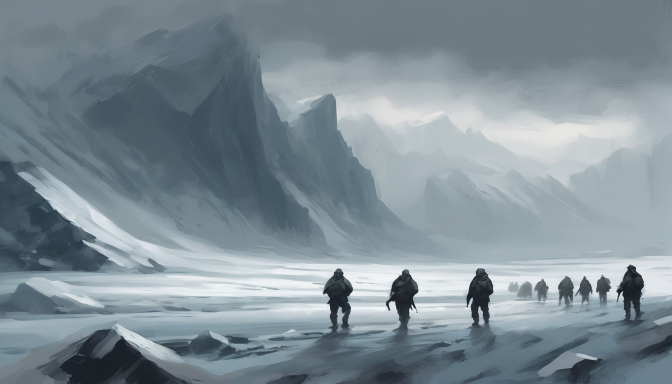
#> input picture whitesilence/tools/content/paintings/arctic.png, 1344 x 768 px (shown at 1/2 size)
$ python -i paint.py   (imports and definitions only)
#> lines starting #> are read from the running program, lines starting #| are printed output that depends on the picture
#> further down, picture is the input picture: shape (768, 1344, 3); mean B, G, R 149.8, 142.2, 127.6
"""Инструменты для «рисованных» кадров интро: шум, градиенты, силуэты и живописный проход кистью.

Всё рисуется кодом (numpy + Pillow), поэтому картинки свои и пересобираются одной командой.
"""
import math
import random

import numpy as np
from PIL import Image, ImageDraw, ImageFilter

W, H = 2560, 1440


# ---------------------------------------------------------------- шум и маски

def value_noise(w, h, cell, seed):
    """Гладкий шум: случайная сетка, растянутая бикубикой. cell — размер ячейки в пикселях."""
    rng = np.random.default_rng(seed)
    gw, gh = max(2, int(w / cell) + 3), max(2, int(h / cell) + 3)
    grid = rng.random((gh, gw)).astype(np.float32)
    img = Image.fromarray((grid * 255).astype(np.uint8)).resize((int(gw * cell), int(gh * cell)), Image.BICUBIC)
    a = np.asarray(img, dtype=np.float32)[:h, :w] / 255.0
    return a


def fbm(w, h, cell, octaves, seed, gain=0.5):
    total, amp, norm = np.zeros((h, w), np.float32), 1.0, 0.0
    for o in range(octaves):
        total += value_noise(w, h, max(2, cell / (2 ** o)), seed + o * 101) * amp
        norm += amp
        amp *= gain
    return total / norm


# [36 lines left out: functions stretched_fbm, ridge_line, vgrad, not called in this run]


def mask_below(w, h, line):
    yy = np.arange(h, dtype=np.float32)[:, None]
    return np.clip((yy - line[None, :]) * 0.7 + 0.5, 0, 1)


def blend(dst, src, a):
    a = a[..., None] if a.ndim == 2 else a
    return dst * (1 - a) + src * a


def to_img(arr):
    return Image.fromarray(np.clip(arr, 0, 255).astype(np.uint8))


def gaussian(arr, r):
    if arr.ndim == 2:
        img = Image.fromarray(np.clip(arr * 255, 0, 255).astype(np.uint8))
        return np.asarray(img.filter(ImageFilter.GaussianBlur(r)), np.float32) / 255.0
    return np.asarray(to_img(arr).filter(ImageFilter.GaussianBlur(r)), np.float32)


# ---------------------------------------------------------------- живописный проход

def painterly(rgb, alpha=None, seed=1, passes=((22, 0.9), (11, 1.6), (5, 2.6)), jitter=6.0, length=2.6):
    """Перерисовывает картинку мазками: цвет берётся из размытой основы, мазок идёт вдоль контура.

    rgb — float32 HxWx3 (0..255). alpha — маска 0..1 (мазки только там, где она есть).
    passes — (радиус кисти, плотность); мелкие кисти кладутся там, где больше деталей.
    """
#> called with seed = 1, passes = ((22, 0.9), (11, 1.6), (5, 2.6)), jitter = 6, length = 2.6
    rnd = random.Random(seed)
    h, w, _ = rgb.shape
#> h = 768; w = 1344
    canvas = to_img(gaussian(rgb, passes[0][0] * 0.6))
#> in to_img (call 2), `return Image.fromarray(np.clip(arr, 0, 255).astype(np.uint8))`:
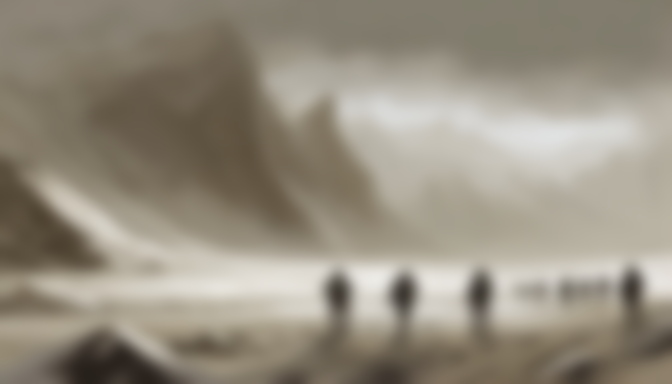
#> returned value: PIL image 1344x768 RGB (shown at 1/2 size); mean R, G, B 149.8, 142.2, 127.6
    draw = ImageDraw.Draw(canvas)
    lum = rgb.mean(axis=2)
    for r, density in passes:
        ref = gaussian(rgb, max(1, r * 0.35))
        gl = gaussian(lum / 255.0, max(1, r * 0.5))
        gy, gx = np.gradient(gl)
        mag = np.hypot(gx, gy)
        detail = gaussian(np.clip(mag * 60, 0, 1), r)
        n = int(w * h / (r * r) * density)
        xs = np.random.default_rng(seed + r).random(n) * w
        ys = np.random.default_rng(seed + r * 7).random(n) * h
        for i in range(n):
            x, y = int(xs[i]), int(ys[i])
            if alpha is not None and alpha[y, x] < 0.05:
                continue
            # мелкая кисть — только по деталям, крупная — везде
            if r < passes[0][0] and rnd.random() > 0.25 + detail[y, x] * 1.4:
                continue
            ang = math.atan2(gy[y, x], gx[y, x]) + math.pi / 2
            if mag[y, x] < 1e-4:
                ang = rnd.uniform(-0.25, 0.25)  # на ровном — почти горизонтальные мазки (снег, небо)
            ln = r * length * rnd.uniform(0.6, 1.3)
            dx, dy = math.cos(ang) * ln * 0.5, math.sin(ang) * ln * 0.5
            c = ref[y, x]
            j = rnd.uniform(-jitter, jitter)
            col = (int(c[0] + j), int(c[1] + j), int(c[2] + j * 1.2))
            draw.line((x - dx, y - dy, x + dx, y + dy), fill=col, width=max(1, int(r * rnd.uniform(0.55, 0.9))))
#> this loop made 3 passes
#> pass 1, in painterly, `gy, gx = np.gradient(gl)`:
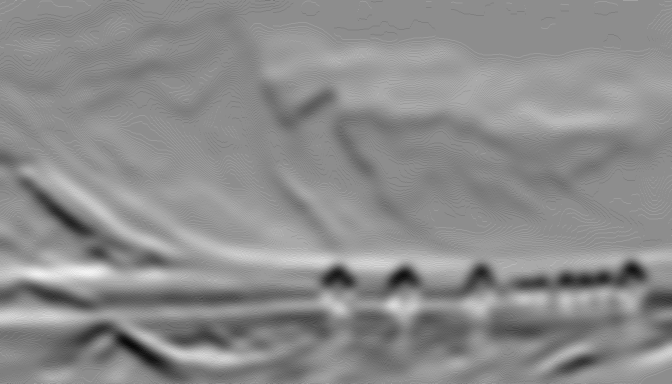
#> gy: shape (768, 1344) float32 (shown at 1/2 size); min -0.0196, max 0.0157, mean -0.000181; drawn with min black and max white
#> after the loop:
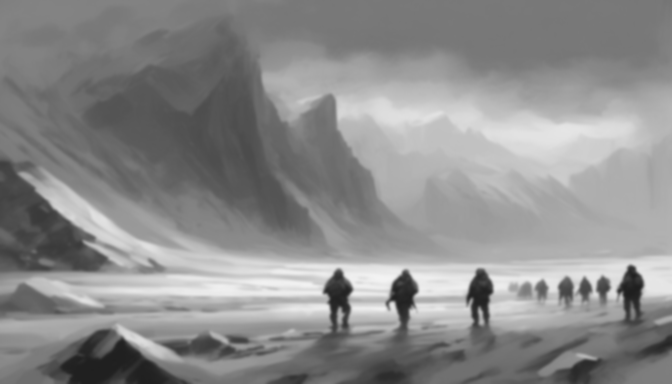
#> gl: shape (768, 1344) float32 (shown at 1/2 size); min 0.118, max 0.953, mean 0.547
#> after the loop:
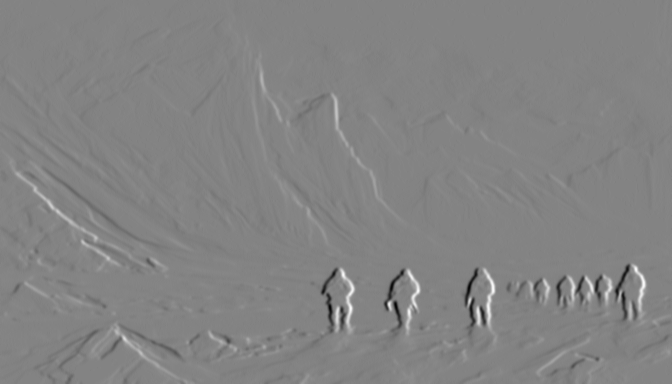
#> gx: shape (768, 1344) float32 (shown at 1/2 size); min -0.11, max 0.104, mean 0.000125; drawn with min black and max white
    out = np.asarray(canvas, np.float32)
    # лёгкая «фактура холста»
    tex = fbm(w, h, 3, 2, seed + 900) - 0.5
#> the loop in fbm, `for o in range(octaves):` made 2 passes
#> pass 1, in value_noise, `img = Image.fromarray((grid * 255).astype(np.uint8)).resize((int(gw * ..`:
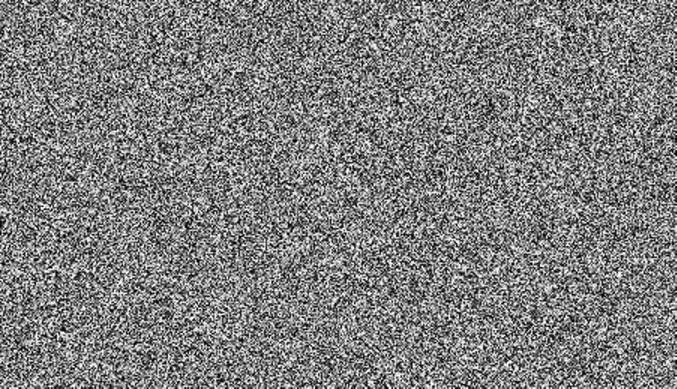
#> img: PIL image 1353x777 L (shown at 1/2 size); min 0, max 255, mean 126.9
#> pass 2, in value_noise (call 2), `a = np.asarray(img, dtype=np.float32)[:h, :w] / 255.0`:
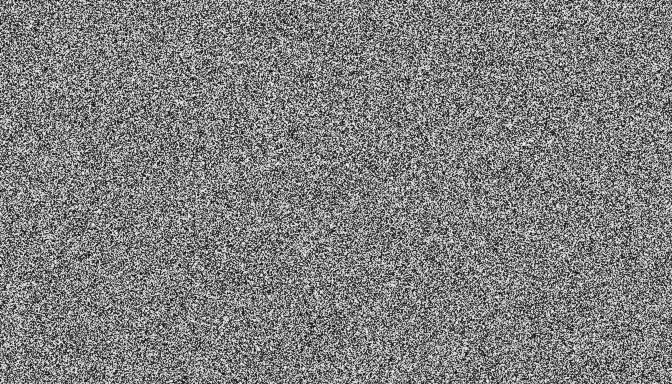
#> a: shape (768, 1344) float32 (shown at 1/2 size); min 0, max 1, mean 0.498
#> after the loop in fbm, `for o in range(octaves):`:
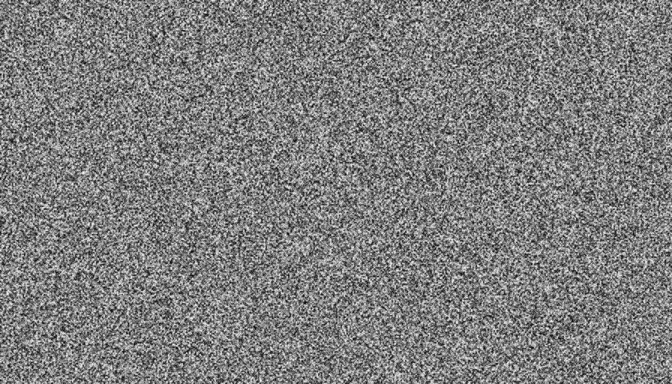
#> total: shape (768, 1344) float32 (shown at 1/2 size); min 0, max 1.5, mean 0.747; drawn with min black and max white
#> after the loop in fbm, `for o in range(octaves):`: amp = 0.25; norm = 1.5
    out += tex[..., None] * 9
    return out


def canvas_grain(rgb, seed, amount=5.0):
    rng = np.random.default_rng(seed)
    return rgb + rng.normal(0, amount, rgb.shape[:2]).astype(np.float32)[..., None]


# ---------------------------------------------------------------- силуэты (рисуются с запасом x4 и сжимаются)

class Sil:
    """Чёрно-белая маска силуэтов в увеличенном масштабе. lean — наклон фигуры вперёд (сдвиг по высоте)."""

    # [5 lines left out: function __init__, not called in this run]

    def lean(self, y0, k):
        self.y0, self.k = y0, k

    def _t(self, x, y):
        return ((x + self.k * (self.y0 - y)) * self.ss, y * self.ss)

    def P(self, pts, v=255):
        self.d.polygon([self._t(x, y) for x, y in pts], fill=v)

    # [196 lines left out: functions E, L, mask, limb, _head, _rifle and 3 more, not called in this run]

>>> import cv2
>>> picture = cv2.imread('paintings/arctic.png')
>>> result = painterly(picture)

$ run again, on whitesilence/tools/content/paintings/closeup.png
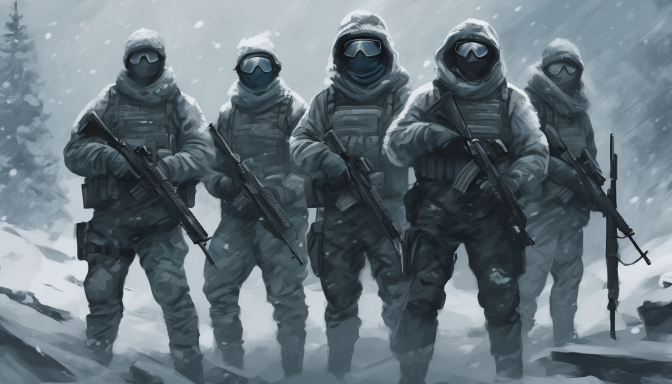
#> input picture whitesilence/tools/content/paintings/closeup.png, 1344 x 768 px (shown at 1/2 size)
#> picture is the input picture: shape (768, 1344, 3); mean B, G, R 123.5, 115.4, 102.1
#> after the loop in painterly, `for r, density in passes:`:
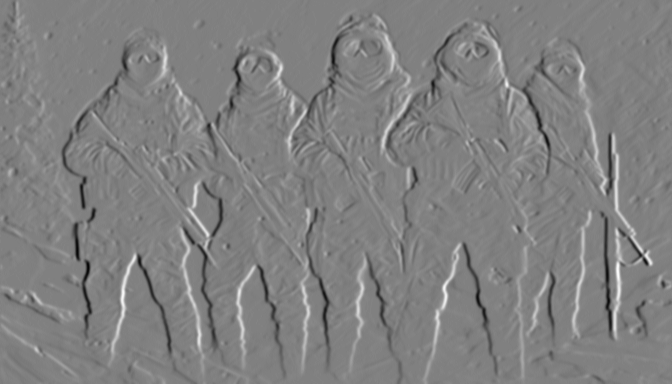
#> gx: shape (768, 1344) float32 (shown at 1/2 size); min -0.104, max 0.102, mean -2.07e-05; drawn with min black and max white
#> in painterly, `out = np.asarray(canvas, np.float32)`:
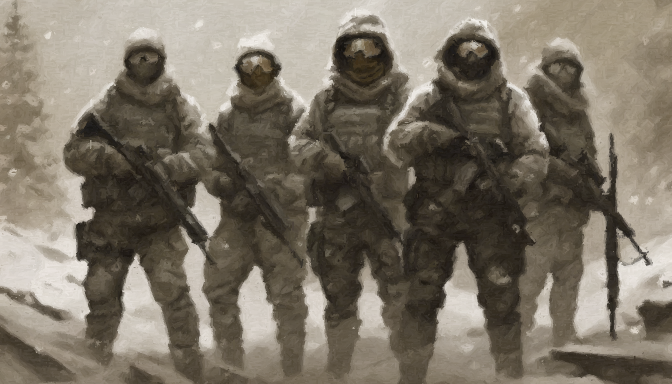
#> out: shape (768, 1344, 3) float32 (shown at 1/2 size); mean R, G, B 123.1, 114.9, 101.6
#> after the loop in fbm, `for o in range(octaves):`: amp = 0.25; norm = 1.5

$ run again, on whitesilence/tools/content/paintings/dead.png
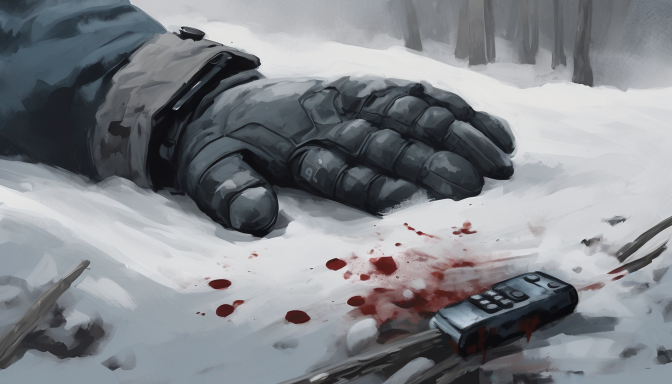
#> input picture whitesilence/tools/content/paintings/dead.png, 1344 x 768 px (shown at 1/2 size)
#> picture is the input picture: shape (768, 1344, 3); mean B, G, R 137.9, 133.1, 129.7
#> after the loop in painterly, `for r, density in passes:`:
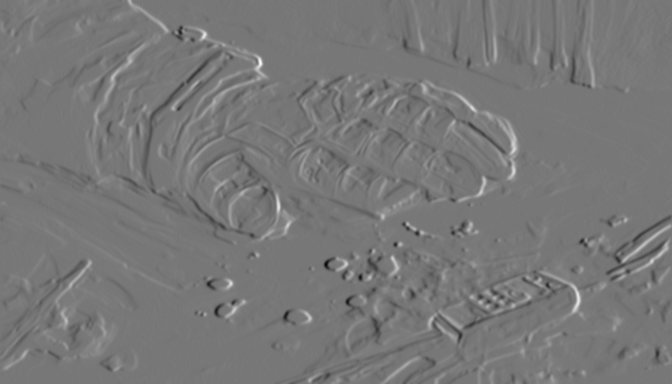
#> gx: shape (768, 1344) float32 (shown at 1/2 size); min -0.0902, max 0.102, mean 0.000166; drawn with min black and max white
#> in painterly, `out = np.asarray(canvas, np.float32)`:
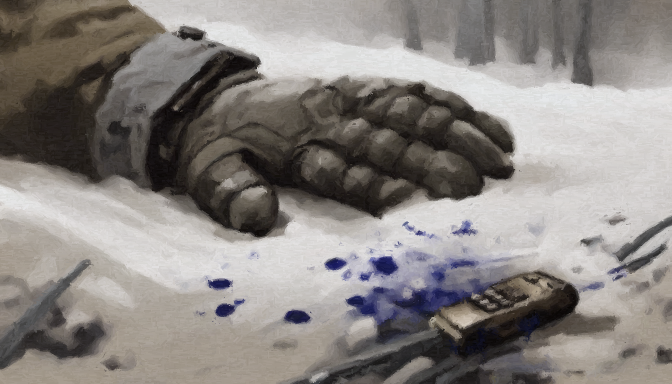
#> out: shape (768, 1344, 3) float32 (shown at 1/2 size); mean R, G, B 137.4, 132.7, 129.3
#> after the loop in fbm, `for o in range(octaves):`: amp = 0.25; norm = 1.5

$ run again, on whitesilence/tools/content/paintings/heli.png
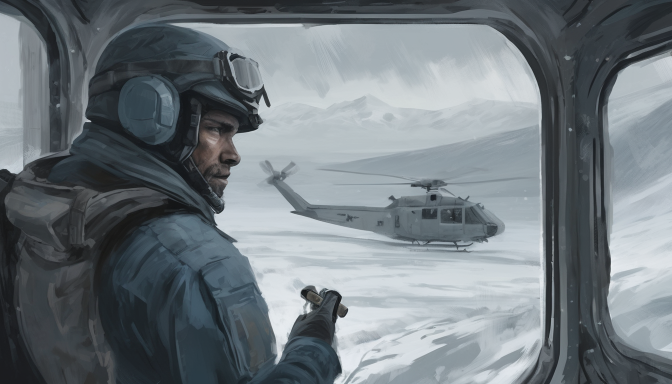
#> input picture whitesilence/tools/content/paintings/heli.png, 1344 x 768 px (shown at 1/2 size)
#> picture is the input picture: shape (768, 1344, 3); mean B, G, R 127, 121.7, 113.3
#> after the loop in painterly, `for r, density in passes:`:
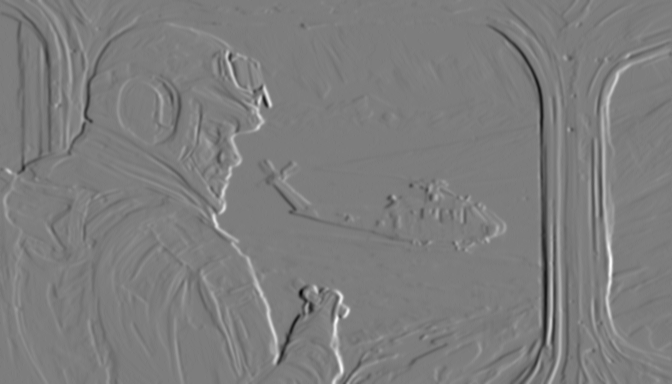
#> gx: shape (768, 1344) float32 (shown at 1/2 size); min -0.1, max 0.104, mean 0.00018; drawn with min black and max white
#> after the loop in fbm, `for o in range(octaves):`: amp = 0.25; norm = 1.5
